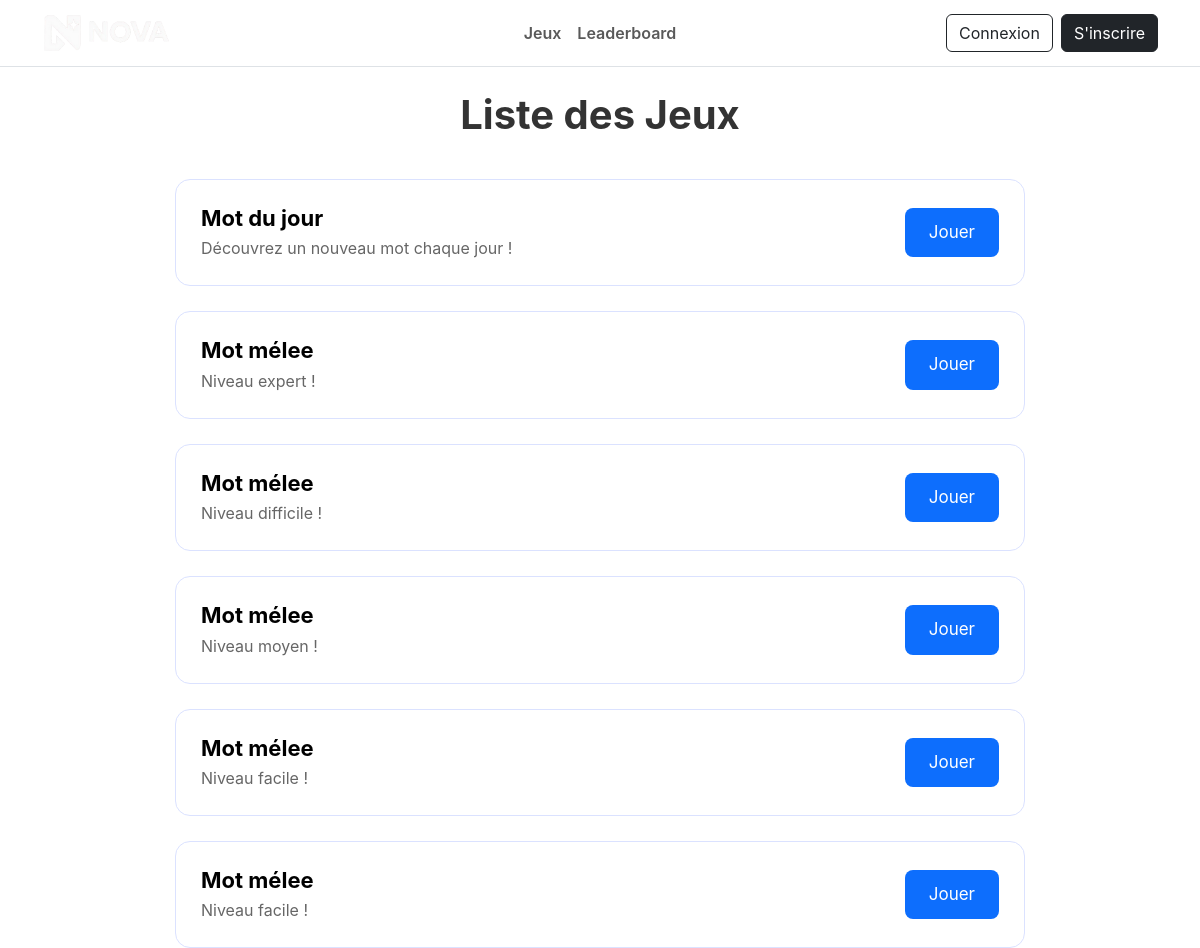
Screenshot of /php/mots.php with the database file from the repository.
### tables this page shows
CREATE TABLE IF NOT EXISTS `grille` (
  `id_grille` int NOT NULL AUTO_INCREMENT,
  `titre` varchar(255) DEFAULT NULL,
  `difficulte` varchar(50) DEFAULT NULL,
  `largeur` int NOT NULL,
  `hauteur` int NOT NULL,
  `date_creation` datetime NOT NULL,
  `id_utilisateur` int NOT NULL,
  PRIMARY KEY (`id_grille`),
  KEY `id_utilisateur` (`id_utilisateur`)
);

### php/mots.php (the view, shortened to what this page needs)
<?php
require_once __DIR__ . '/../includes/db.php';
$conn = $pdo;
    $stmt = $conn->prepare("SELECT * FROM grille ORDER BY date_creation DESC");
    $stmt->execute();
    $grilles = $stmt->fetchAll(PDO::FETCH_ASSOC);
?>
<!DOCTYPE html>
<html lang="fr">
    <head>
        <link href="https://cdn.jsdelivr.net/npm/bootstrap@5.3.8/dist/css/bootstrap.min.css" rel="stylesheet">
        <link rel="stylesheet" href="../css/styles.css">
        <link rel="stylesheet" href="https://cdn.jsdelivr.net/npm/bootstrap-icons@1.11.1/font/bootstrap-icons.css">
    </head>
    <body>
    <header>
        <nav class="navbar navbar-expand-lg navbar-light bg-white border-bottom position-relative">
            <div class="container">
                <a class="navbar-brand d-flex align-items-center" href="../index.php">
                    <img src="../assets/logo.png" alt="Logo" height="40" class="me-2">
                </a>
                <div class="collapse navbar-collapse" id="navMenu">
                    <ul class="navbar-nav navbar-nav-centered">
                        <li class="nav-item"><a class="nav-link fw-semibold" href="mots.php">Jeux</a></li>
                        <li class="nav-item"><a class="nav-link fw-semibold" href="leaderboard.php">Leaderboard</a></li>
                    </ul>
                    <div class="d-flex ms-auto nav-auth">
                    <?php if (isset($_SESSION["id"])): ?>
                        <a class="btn btn-outline-dark me-2" href="admin.php">Admin</a>
                        <a class="btn btn-outline-dark me-2" href="profil.php">Mon Profil</a>
                        <a class="btn btn-dark" href="deconexion.php">Déconnexion</a>
                    <?php else: ?>
                        <a class="btn btn-outline-dark me-2" href="account.php?mode=login">Connexion</a>
                        <a class="btn btn-dark" href="account.php?mode=register">S'inscrire</a>
                    <?php endif; ?>
                </div>
                </div>
            </div>
        </nav>
    </header>
    <h1 class="page-title mt-4">Liste des Jeux</h1>
        <div class="container-jeux">
            <div class="card-jeu">
                <div class="jeu-info">
                    <h3>Mot du jour</h3>
                    <p>Découvrez un nouveau mot chaque jour !</p>
                </div>
                <a href="jeu-mot-mystere.php"><button class="btn-jeu">Jouer</button></a>
            </div>
            <?php foreach($grilles as $g) :?>
            <div class="card-jeu">
                    <div class="jeu-info">
                        <h3>Mot mélee</h3>
                        <p>Niveau <?= htmlspecialchars($g['difficulte']) ?> !</p>
                    </div>
                    <a href="jeu-mot-melee.php?id=<?= $g['id_grille'] ?>">
                        <button class="btn-jeu">Jouer</button>
                    </a>
                </div>
            <?php endforeach; ?>
        </div>
    </body>
</html>

### css/styles.css (style rules this page uses)
:root { --white: #ffffff; --dark-bg: #121212; --secondary-dark: #1f1f1f; }
body { background: #ffffff; color: #000000; font-family: "Inter"; }
.navbar .navbar-nav-centered { position: absolute; left: 50%; transform: translateX(-50%); top: 50%; transform-origin: center; transform: translateX(-50%) translateY(-50%); }
.navbar .navbar-brand, .navbar .nav-auth { z-index: 2; }

### php/mots.php (style rules this page uses)
.page-title { text-align: center; margin-top: 30px; font-size: 40px; color: #333; font-weight: bold; }
.container-jeux { margin-top: 40px; display: flex; flex-direction: column; gap: 25px; align-items: center; }
.card-jeu { width: 80%; max-width: 850px; padding: 25px; background: white; border-radius: 15px; border: 1px solid #dbe2ff; display: flex; align-items: center; justify-content: space-between; }
.jeu-info h3 { margin: 0; font-size: 22px; font-weight: bold; }
.jeu-info p { margin: 5px 0 0; color: #666; }
.btn-jeu { padding: 12px 24px; background: #0d6efd; color: white; border: none; border-radius: 8px; font-size: 17px; transition: 0.2s; }

### rows the page displays
grille: difficulte "expert"
grille: difficulte "difficile"
grille: difficulte "moyen"
grille: difficulte "facile"
grille: difficulte "facile"
